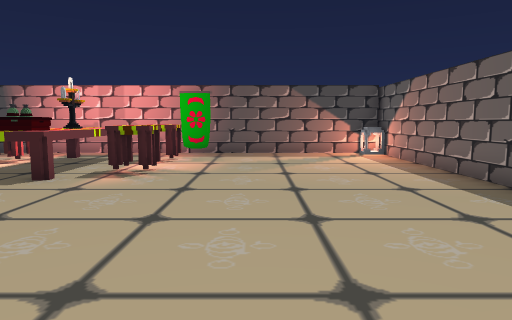
View 1 (above)

16 first-person views from a walk through a Unity game level. The camera is 1.2 m above the floor, tilts 6° down and sees 70° across. The floor is counted in squares, 1 m on a side. Each view is taken from the middle of a square. On the plan, view 1 faces up. The plan holds only what a view shows up to about 15 squares ahead; the rest is blank. The place goes on beyond the plan. The player character is not drawn. Door leaves are left out, so doorways stand open.

View 2
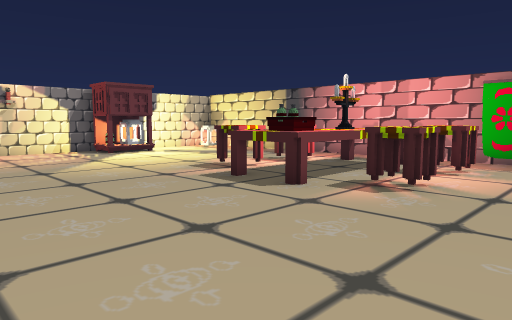

View 3
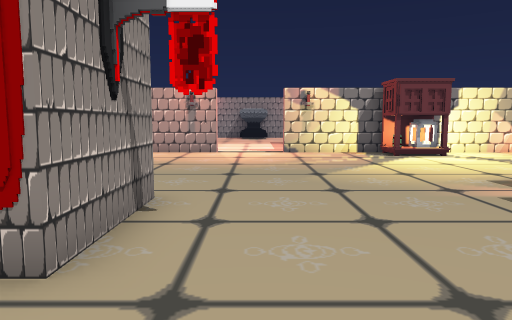

View 4
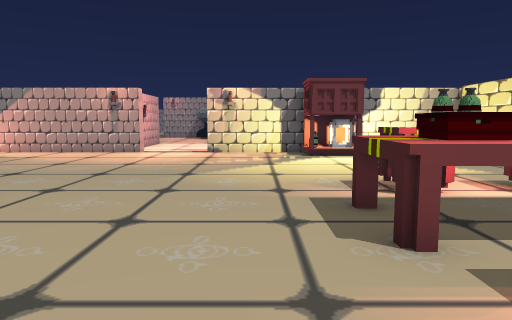

View 5
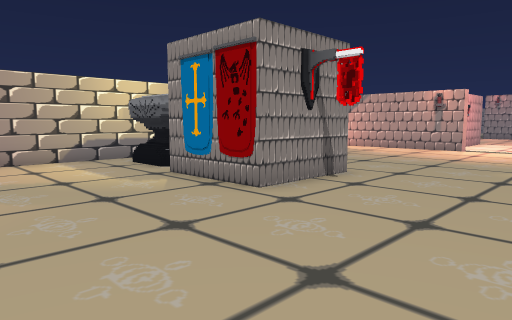

View 6
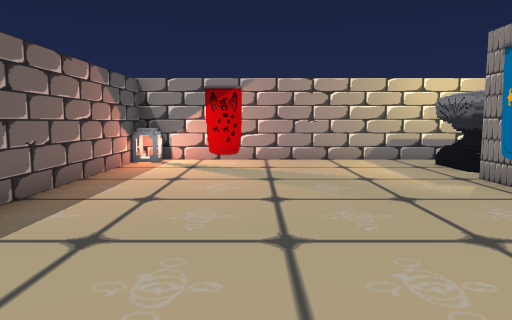

View 7
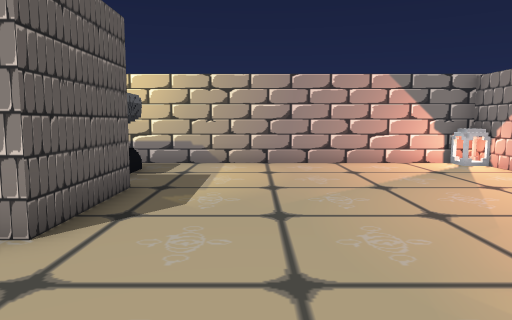

View 8
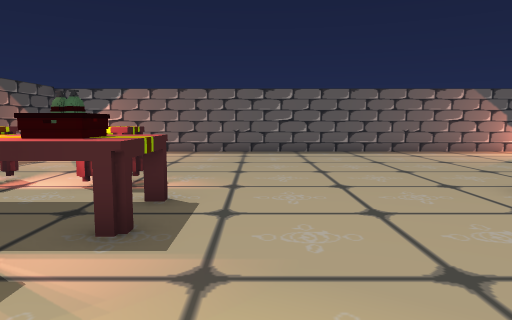

View 9
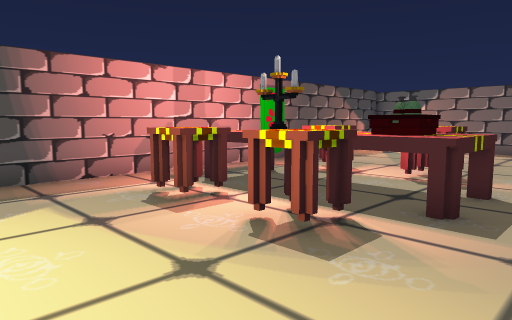

View 10
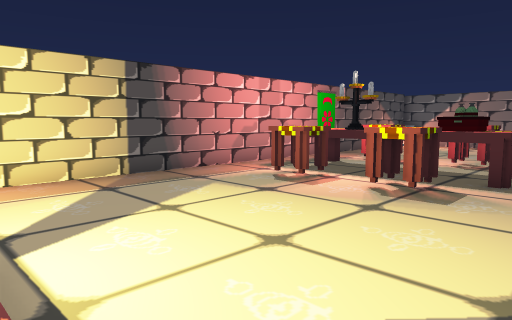

View 11
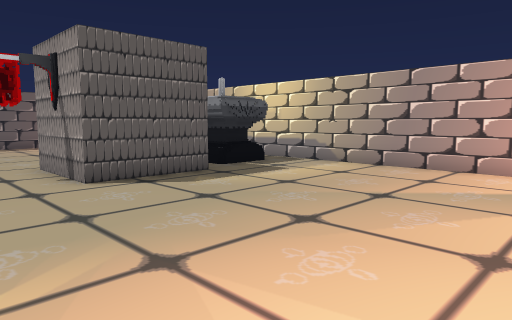

View 12
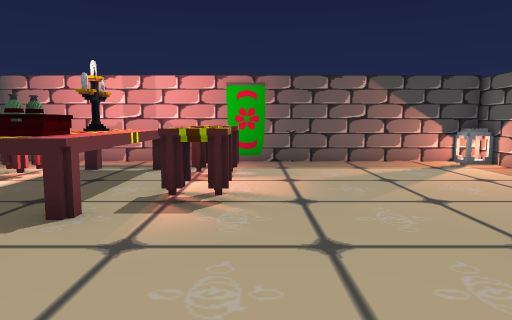

View 13
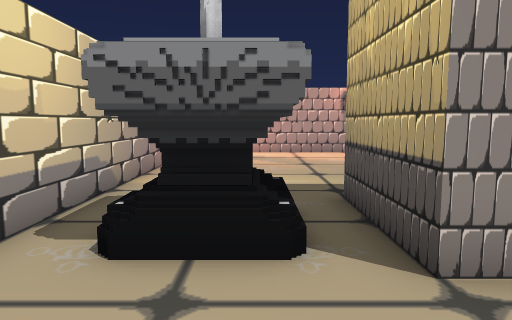

View 14
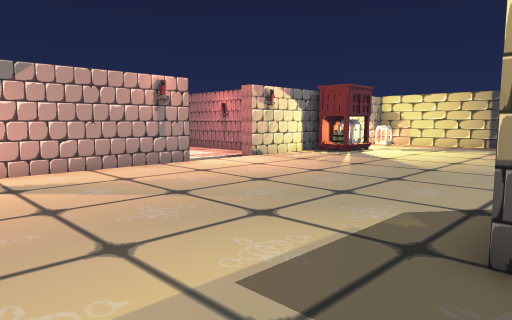

View 15
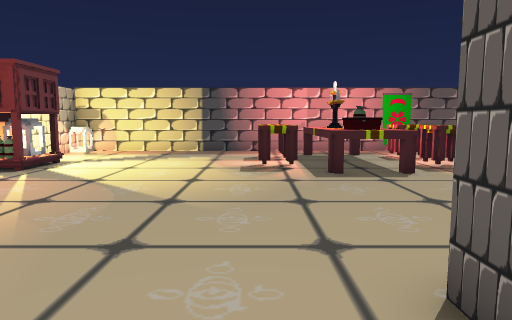

View 16
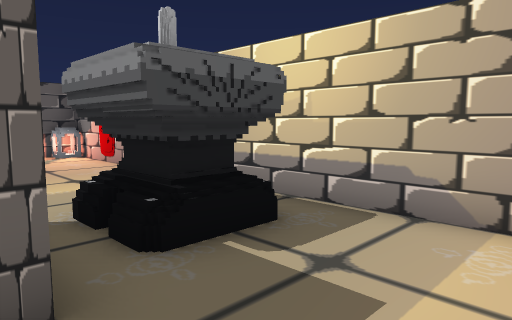

### Floor plan
Points are (right, up) in squares from view 1. A wall is a line through its corners. A room is listed if a view was taken in it or the views show most of it. See-through windows are left out.
Room 1 (views 1, 2, 3, 4, 5, 6, 7, 8, 9, 10, 11, 12, 13, 14, 15, 16)
walls: (-3.7, 1.4) (-3.7, -1.6) (-6.7, -1.6) (-6.7, 1.4) (-3.7, 1.4); (-15.3, 1.4) (-15.3, -5.7) (4.7, -5.7) (4.7, 14.2); (-15.3, 7.3) (-15.3, 4.1); (4.8, 14) (-15.3, 14) (-15.3, 9.8)
low walls: (4, -5.6) (4, -4.9) (4.8, -4.9); (4.8, 13.3) (4, 13.3) (4, 14); (-15.4, -4.9) (-14.7, -4.9) (-14.7, -5.6); (-14.7, 14) (-14.7, 13.3) (-15.4, 13.3)
ways out: open door at (-15.5, 3)
objects: other object (-15, 8); other object (-15, 9) to (-14, 9); other object (-14, 8); table (-8, 8) to (-5, 12); other object (-6, -4) to (-6, -3); other object (-5, -4) to (-5, -3); other object (-5, 2); other object (-4, -4) to (-4, -3); table (-3, 9); table (-3, 11) to (-3, 12)

Where each view was taken, in squares from view 1:
view 1: 0 up, 0 right, facing up
view 2: 2 up, 0 right, facing up-left
view 3: 3 up, 1 left, facing left
view 4: 6 up, 1 left, facing left
view 5: 6 up, 1 right, facing down-left
view 6: 6 up, 1 right, facing down
view 7: 5 up, 9 left, facing down
view 8: 6 up, 10 left, facing right
view 9: 6 up, 11 left, facing up-right
view 10: 6 up, 14 left, facing up-right
view 11: 4 up, 14 left, facing down-right
view 12: 3 up, 2 left, facing up
view 13: 3 down, 1 left, facing left
view 14: 5 down, 6 left, facing up-left
view 15: 1 down, 8 left, facing up
view 16: 1 down, 9 left, facing down-right
